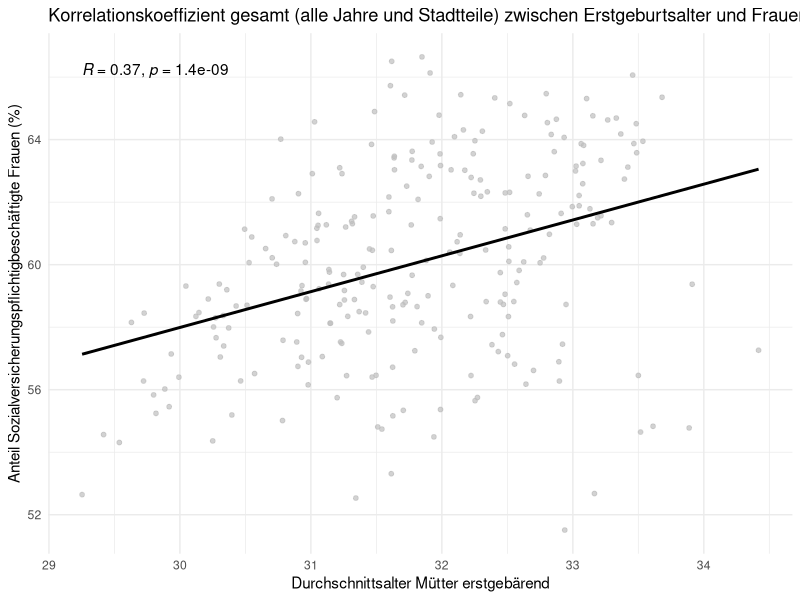
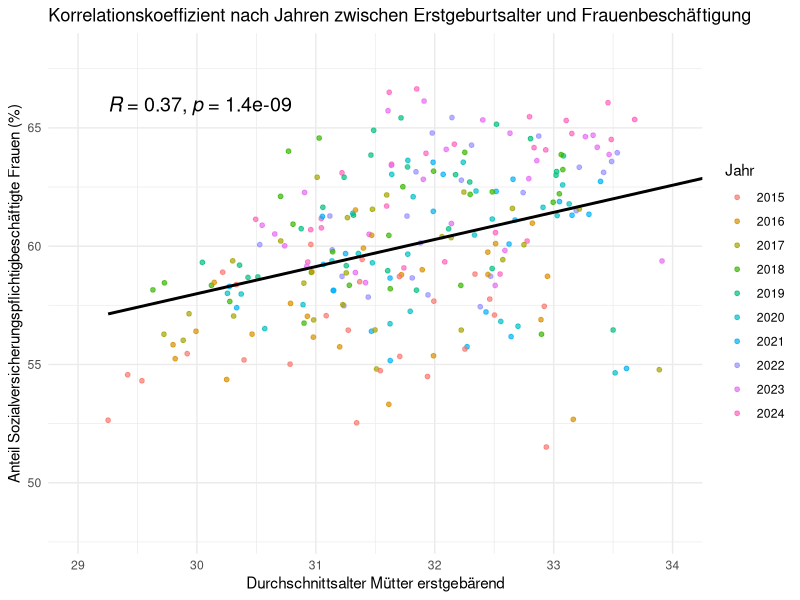

The R script that drew these images, in order: (Note: this script raises an error after producing the figures.)
library(readxl)
library(tidyverse)
library(ggpubr)
library(ggplot2)


# Einlesen der Rohdaten aus den Excel-Dateien
export_be <- read_excel("data/raw/export_be.xlsx")
be_sheet <- read_excel("data/raw/export_be.xlsx", sheet = "BEVÖLKERUNG")

export_ar <- read_excel("data/raw/export_ar.xlsx")
ar_sheet <- read_excel("data/raw/export_ar.xlsx", sheet = "ARBEITSMARKT")

# Datensatz 1: Durchschnittsalter Mütter erstgebärend
all_districts_and_city <- be_sheet %>%
  filter(
    Indikator == "Durchschnittsalter Mütter erstgebärend",
    Ausprägung == "insgesamt"
  ) %>%
  mutate(
    mean_age = `Basiswert 1` / `Basiswert 2` 
  )


# Datensatz 2: Frauenbeschäftigung
Sozialversicherungspflichtig_Beschäftigte_anteil_frau <- ar_sheet %>%
  filter(
    Indikator == "Sozialversicherungspflichtig Beschäftigte - Anteil",
    Ausprägung == "weiblich"
  ) %>%
  mutate(
    anteil = 100 * `Basiswert 1` / `Basiswert 2`
  )


# Zusammenfügen der beiden Datensätze über Stadtteil und Jahr
korrelations_daten <- inner_join(
  all_districts_and_city, 
  Sozialversicherungspflichtig_Beschäftigte_anteil_frau, 
  by = c("Raumbezug", "Jahr")
)


# Filtern: "Stadt München" entfernen
korrelations_daten_clean <- korrelations_daten %>%
  filter(Raumbezug != "Stadt München")


# Plot 1: gesamter Zusammenhang(25 Stadtteile und 10 Jahre)
# Einfacher Scatterplot mit einer einzigen Regressionsgeraden für alle Daten
ggplot(korrelations_daten_clean, aes(x = mean_age, y = anteil)) +
  geom_point(size = 1.3, color = "grey", alpha = 0.7) +
  geom_smooth(method = "lm", color = "black", se = FALSE, linewidth = 1) +
  stat_cor(label.x.npc = "left", label.y.npc = "top") + 
  labs(
    title = "Korrelationskoeffizient gesamt (alle Jahre und Stadtteile) zwischen Erstgeburtsalter und Frauenbeschäftigung",
    x = "Durchschnittsalter Mütter erstgebärend",
    y = "Anteil Sozialversicherungspflichtigbeschäftigte Frauen (%)"
  ) +
  theme_minimal()

#-----------------------------------------------------------------------------------------------
#Plot 2: Färbung nach Jahren
mea_korr_jahr <- ggplot(korrelations_daten_clean, aes(x = mean_age, y = anteil)) +
  geom_point(aes(color = factor(Jahr)), 
             size = 1.3,     
             alpha = 0.7) +   
  geom_smooth(method = "lm", color = "black", se = FALSE, linewidth = 1) +
  stat_cor(
    label.x.npc = "left",   
    label.y.npc = "top",    
    color = "black",
    size = 5
  ) + 
  coord_cartesian(xlim = c(29, 34), ylim = c(48, 68)) + 
  labs(
    title = "Korrelationskoeffizient nach Jahren zwischen Erstgeburtsalter und Frauenbeschäftigung",
    x = "Durchschnittsalter Mütter erstgebärend",
    y = "Anteil Sozialversicherungspflichtigbeschäftigte Frauen (%)",
    color = "Jahr" 
  ) +
  guides(color = guide_legend(ncol = 1)) + 
  theme_minimal()

# Plot anzeigen und speichern
mea_korr_jahr
saveRDS(mea_korr_jahr, "results/figures/MEA/mea_korr_jahr_point.rds")

# -----------------------------------------------------------------------
# Plot 3:Korrelation nach Jahren
plot_data_final_year <- korrelations_daten_clean %>%
  group_by(Jahr) %>% 
  mutate(
    r = cor(mean_age, anteil, use = "complete.obs"),
    r_label = sprintf("(R=%.2f)", r),
    Jahr_Label = paste(Jahr, r_label, sep = " ")
  ) %>%
  ungroup()


all_labels_year <- sort(unique(plot_data_final_year$Jahr_Label))
all_colors_year <- scales::hue_pal()(length(all_labels_year))
jahr_palette <- all_colors_year
names(jahr_palette) <- all_labels_year

mea_korr_jahr_point_line <- ggplot(plot_data_final_year, aes(x = mean_age, y = anteil)) +
  geom_smooth(aes(color = Jahr_Label, group = Jahr_Label),
              method = "lm", se = FALSE, linewidth = 1.1, alpha = 0.8) +
  geom_point(aes(color = Jahr_Label), size = 1.1, alpha = 0.5) +
  geom_smooth(aes(group = 1), method = "lm", color = "black", linewidth = 1.1, se = FALSE) +
  scale_color_manual(values = jahr_palette) +
  labs(
    title = "Korrelationskoeffizient nach Jahren zwischen Erstgeburtsalter und Frauenbeschäftigung",
    x = "Durchschnittsalter Mütter erstgebärend",
    y = "Anteil Sozialversicherungspflichtigbeschäftigte Frauen (%)",
    color = "Jahr"
  ) +
  coord_cartesian(xlim = c(29, 34), ylim = c(48, 68)) +
  theme_minimal() +
  theme(
    legend.text = element_text(size = 7),
    legend.key.height = unit(0.4, "cm")
  ) +
  guides(color = guide_legend(ncol = 1))


# Plot anzeigen und speichern
mea_korr_jahr_point_line
saveRDS(mea_korr_jahr_point_line, "results/figures/MEA/mea_korr_jahr_point_line.rds")
